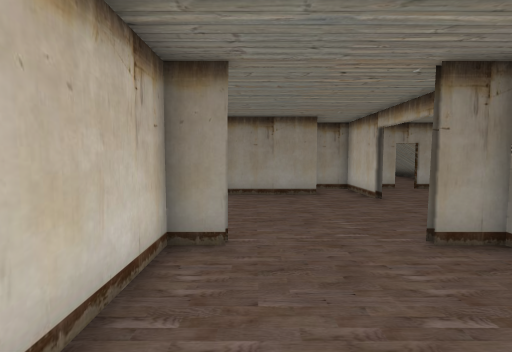
[1] (above)

18 first-person views from a walk through a 3-D level made in the Unity game engine. The camera is 1.5 m above the floor, tilts 4° down and sees 85° across. The floor is counted in squares, 1 m on a side. Each view is taken from the middle of a square. On the plan, view 1 faces up. The plan holds only what a view shows up to about 14 squares ahead; the rest is blank. The place goes on beyond the plan.

[2]
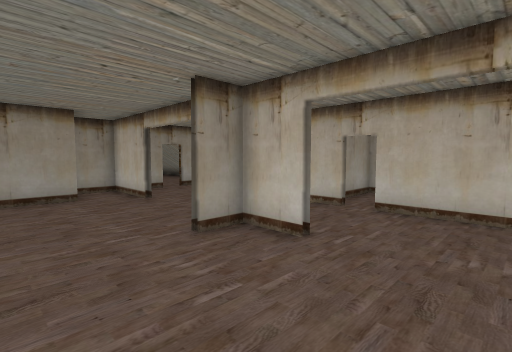

[3]
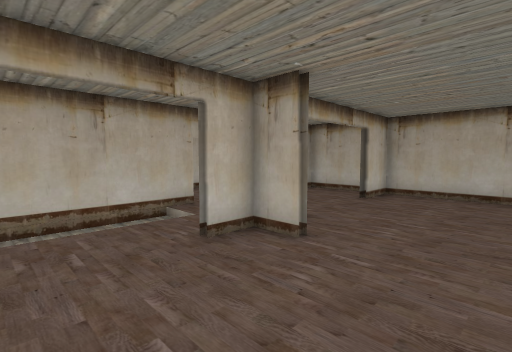

[4]
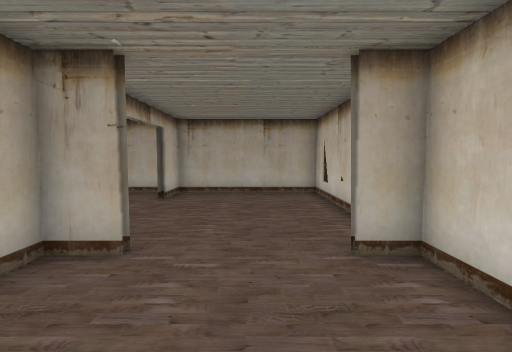

[5]
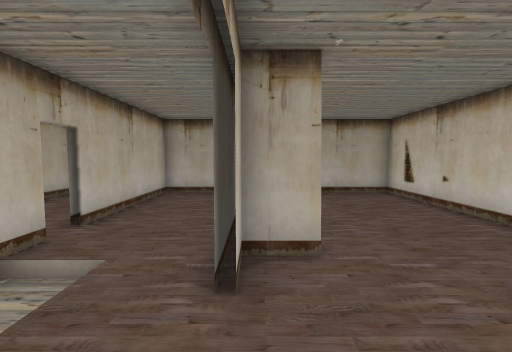

[6]
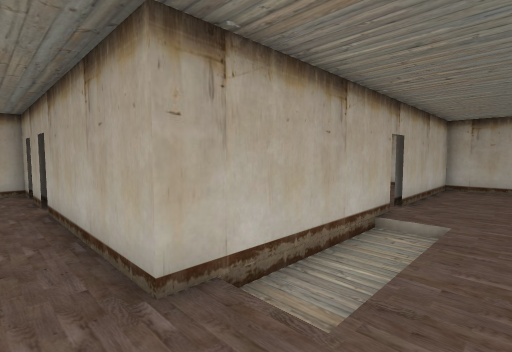

[7]
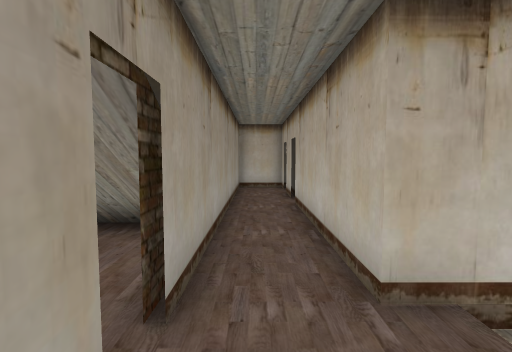

[8]
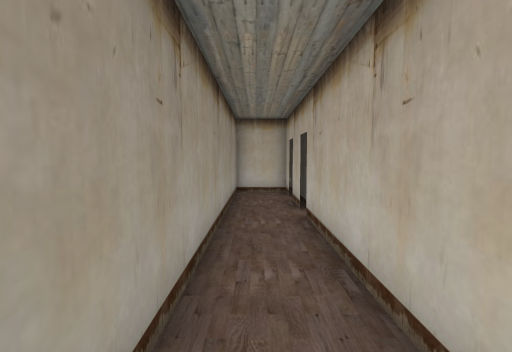

[9]
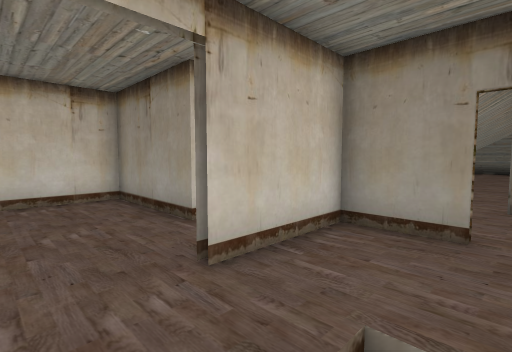

[10]
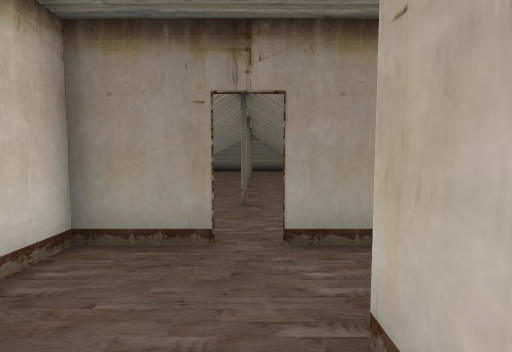

[11]
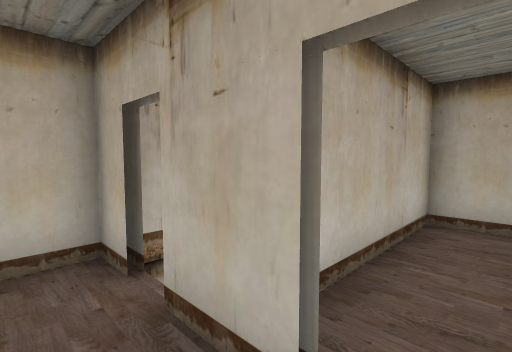

[12]
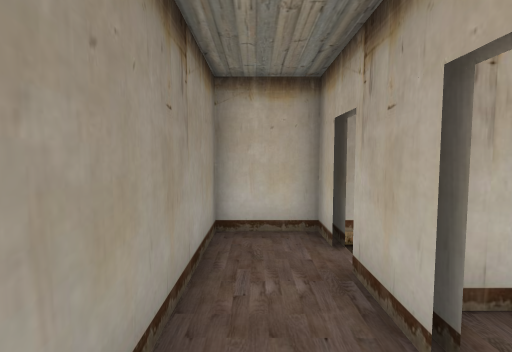

[13]
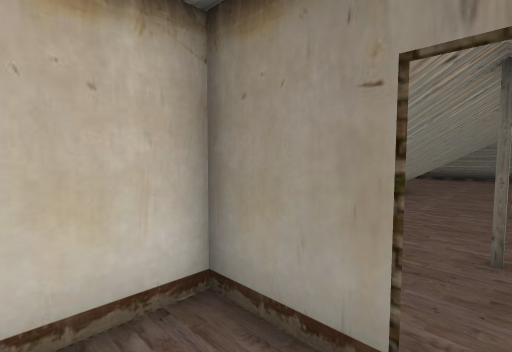

[14]
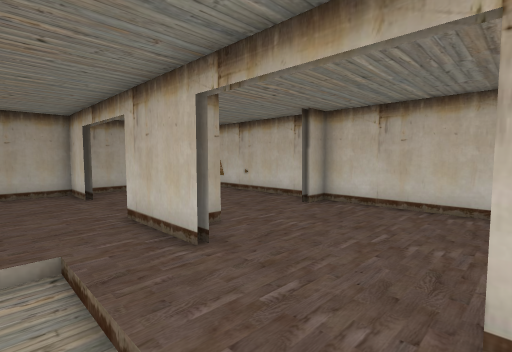

[15]
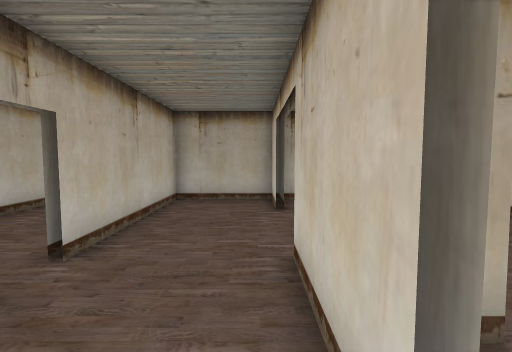

[16]
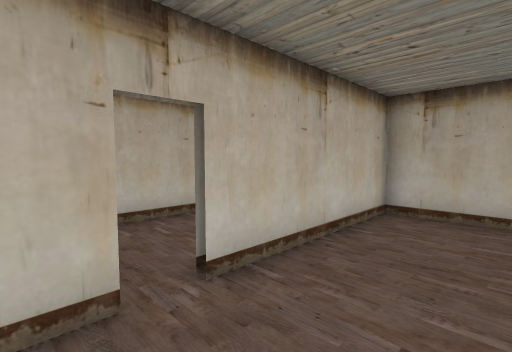

[17]
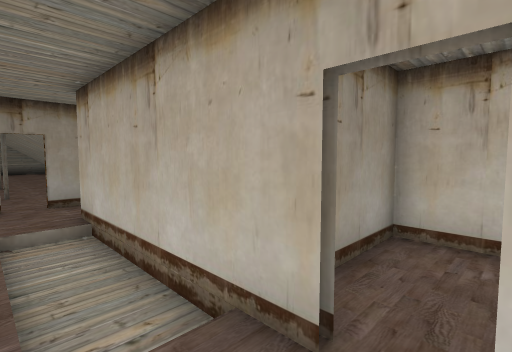

[18]
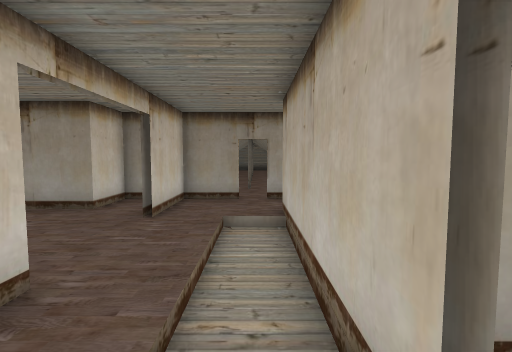

### Floor plan
Key: @ floor where view 1 was taken; # wall or solid block; x gap in a wall; . main floor; - floor 0.25 m lower than the main floor; / step, stairs or slope; ^ raised ledge; v drop or lower ground.
Columns run from 2 left of view 1 to 19 right of it. Each row starts with its distance up from view 1.
 28        ..
 27        ..
 26        ^.
 25        ^.
 24        ^.
 23        ^...
 22        ^...
 21        ^...
 20        ^.#.
 19        ^...
 18        ^...
 17        ^...
 16        ^.#.
 15         ...
 14         ...
 13     ^#^##.############
 12     #.#..............#
 11 #####.#...#########.##
 10 #.....#.//#      #v  #
  9 #......./-#       v
  8 #......./-#       v
  7 #......./-#       v
  6 #.....#./-#       v
  5 ##....#.//####   ##
  4 #.....#...x..#
  3 #.....#...x..#
  2 #.........#..#
  1 #.........#..#
  0 #.@.......#..#
 -1 #.....#...#  #
 -2 #.....#...####
 -3 ###########

Where each view was taken, in squares from view 1:
view 1: 0 up, 0 right, facing up
view 2: 0 up, 0 right, facing up-right
view 3: 9 up, 0 right, facing down-right
view 4: 9 up, 1 right, facing down
view 5: 9 up, 4 right, facing down
view 6: 12 up, 5 right, facing down-right
view 7: 12 up, 5 right, facing right
view 8: 12 up, 7 right, facing right
view 9: 8 up, 7 right, facing up-left
view 10: 9 up, 7 right, facing up
view 11: 12 up, 14 right, facing down-right
view 12: 12 up, 13 right, facing right
view 13: 11 up, 7 right, facing up-left
view 14: 10 up, 7 right, facing down-left
view 15: 7 up, 5 right, facing down
view 16: 5 up, 5 right, facing down-right
view 17: 3 up, 6 right, facing up-right
view 18: 3 up, 7 right, facing up
